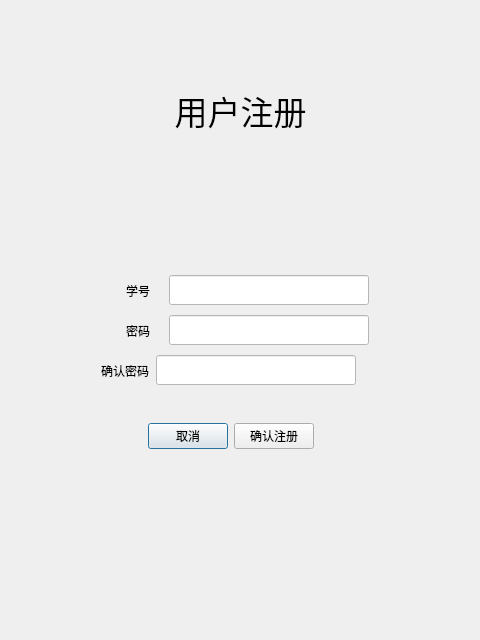
<?xml version="1.0" encoding="UTF-8"?>
<ui version="4.0">
 <class>RegisterDialog</class>
 <widget class="QDialog" name="RegisterDialog">
  <property name="geometry">
   <rect>
    <x>0</x>
    <y>0</y>
    <width>480</width>
    <height>640</height>
   </rect>
  </property>
  <property name="windowTitle">
   <string>Dialog</string>
  </property>
  <widget class="QWidget" name="layoutWidget">
   <property name="geometry">
    <rect>
     <x>-10</x>
     <y>420</y>
     <width>481</width>
     <height>33</height>
    </rect>
   </property>
   <layout class="QHBoxLayout" name="horizontalLayout_6">
    <item>
     <spacer name="horizontalSpacer_9">
      <property name="orientation">
       <enum>Qt::Horizontal</enum>
      </property>
      <property name="sizeHint" stdset="0">
       <size>
        <width>40</width>
        <height>20</height>
       </size>
      </property>
     </spacer>
    </item>
    <item>
     <widget class="QPushButton" name="pushButton">
      <property name="text">
       <string>取消</string>
      </property>
     </widget>
    </item>
    <item>
     <widget class="QPushButton" name="RegisterButton">
      <property name="text">
       <string>确认注册</string>
      </property>
     </widget>
    </item>
    <item>
     <spacer name="horizontalSpacer_10">
      <property name="orientation">
       <enum>Qt::Horizontal</enum>
      </property>
      <property name="sizeHint" stdset="0">
       <size>
        <width>40</width>
        <height>20</height>
       </size>
      </property>
     </spacer>
    </item>
   </layout>
  </widget>
  <widget class="QWidget" name="horizontalLayoutWidget">
   <property name="geometry">
    <rect>
     <x>0</x>
     <y>70</y>
     <width>481</width>
     <height>80</height>
    </rect>
   </property>
   <layout class="QHBoxLayout" name="horizontalLayout">
    <item>
     <widget class="QLabel" name="label">
      <property name="font">
       <font>
        <pointsize>25</pointsize>
       </font>
      </property>
      <property name="text">
       <string>用户注册</string>
      </property>
      <property name="alignment">
       <set>Qt::AlignCenter</set>
      </property>
     </widget>
    </item>
   </layout>
  </widget>
  <widget class="QWidget" name="layoutWidget_2">
   <property name="geometry">
    <rect>
     <x>0</x>
     <y>310</y>
     <width>481</width>
     <height>41</height>
    </rect>
   </property>
   <layout class="QHBoxLayout" name="horizontalLayout_4">
    <item>
     <spacer name="horizontalSpacer_5">
      <property name="orientation">
       <enum>Qt::Horizontal</enum>
      </property>
      <property name="sizeHint" stdset="0">
       <size>
        <width>40</width>
        <height>30</height>
       </size>
      </property>
     </spacer>
    </item>
    <item>
     <widget class="QLabel" name="label_4">
      <property name="minimumSize">
       <size>
        <width>50</width>
        <height>0</height>
       </size>
      </property>
      <property name="text">
       <string>密码</string>
      </property>
      <property name="alignment">
       <set>Qt::AlignCenter</set>
      </property>
     </widget>
    </item>
    <item>
     <widget class="QLineEdit" name="passwordEdit">
      <property name="minimumSize">
       <size>
        <width>200</width>
        <height>30</height>
       </size>
      </property>
      <property name="styleSheet">
       <string notr="true">QLineEdit{background-color:white}</string>
      </property>
      <property name="echoMode">
       <enum>QLineEdit::Password</enum>
      </property>
     </widget>
    </item>
    <item>
     <spacer name="horizontalSpacer_6">
      <property name="orientation">
       <enum>Qt::Horizontal</enum>
      </property>
      <property name="sizeHint" stdset="0">
       <size>
        <width>40</width>
        <height>30</height>
       </size>
      </property>
     </spacer>
    </item>
   </layout>
  </widget>
  <widget class="QWidget" name="layoutWidget_3">
   <property name="geometry">
    <rect>
     <x>0</x>
     <y>350</y>
     <width>471</width>
     <height>41</height>
    </rect>
   </property>
   <layout class="QHBoxLayout" name="horizontalLayout_5">
    <item>
     <spacer name="horizontalSpacer_7">
      <property name="orientation">
       <enum>Qt::Horizontal</enum>
      </property>
      <property name="sizeType">
       <enum>QSizePolicy::Fixed</enum>
      </property>
      <property name="sizeHint" stdset="0">
       <size>
        <width>100</width>
        <height>30</height>
       </size>
      </property>
     </spacer>
    </item>
    <item>
     <widget class="QLabel" name="label_5">
      <property name="minimumSize">
       <size>
        <width>50</width>
        <height>0</height>
       </size>
      </property>
      <property name="text">
       <string>确认密码</string>
      </property>
      <property name="alignment">
       <set>Qt::AlignCenter</set>
      </property>
     </widget>
    </item>
    <item>
     <widget class="QLineEdit" name="lineEdit_4">
      <property name="minimumSize">
       <size>
        <width>200</width>
        <height>30</height>
       </size>
      </property>
      <property name="styleSheet">
       <string notr="true">QLineEdit{background-color:white}</string>
      </property>
      <property name="text">
       <string/>
      </property>
      <property name="echoMode">
       <enum>QLineEdit::Password</enum>
      </property>
     </widget>
    </item>
    <item>
     <spacer name="horizontalSpacer_8">
      <property name="orientation">
       <enum>Qt::Horizontal</enum>
      </property>
      <property name="sizeHint" stdset="0">
       <size>
        <width>40</width>
        <height>30</height>
       </size>
      </property>
     </spacer>
    </item>
   </layout>
  </widget>
  <widget class="QWidget" name="layoutWidget_4">
   <property name="geometry">
    <rect>
     <x>0</x>
     <y>270</y>
     <width>481</width>
     <height>41</height>
    </rect>
   </property>
   <layout class="QHBoxLayout" name="horizontalLayout_3">
    <item>
     <spacer name="horizontalSpacer_3">
      <property name="orientation">
       <enum>Qt::Horizontal</enum>
      </property>
      <property name="sizeHint" stdset="0">
       <size>
        <width>40</width>
        <height>30</height>
       </size>
      </property>
     </spacer>
    </item>
    <item>
     <widget class="QLabel" name="label_3">
      <property name="minimumSize">
       <size>
        <width>50</width>
        <height>0</height>
       </size>
      </property>
      <property name="text">
       <string>学号</string>
      </property>
      <property name="alignment">
       <set>Qt::AlignCenter</set>
      </property>
     </widget>
    </item>
    <item>
     <widget class="QLineEdit" name="userIdEdit">
      <property name="minimumSize">
       <size>
        <width>200</width>
        <height>30</height>
       </size>
      </property>
      <property name="styleSheet">
       <string notr="true">QLineEdit{background-color:white}</string>
      </property>
     </widget>
    </item>
    <item>
     <spacer name="horizontalSpacer_4">
      <property name="orientation">
       <enum>Qt::Horizontal</enum>
      </property>
      <property name="sizeHint" stdset="0">
       <size>
        <width>40</width>
        <height>30</height>
       </size>
      </property>
     </spacer>
    </item>
   </layout>
  </widget>
 </widget>
 <resources/>
 <connections/>
</ui>
